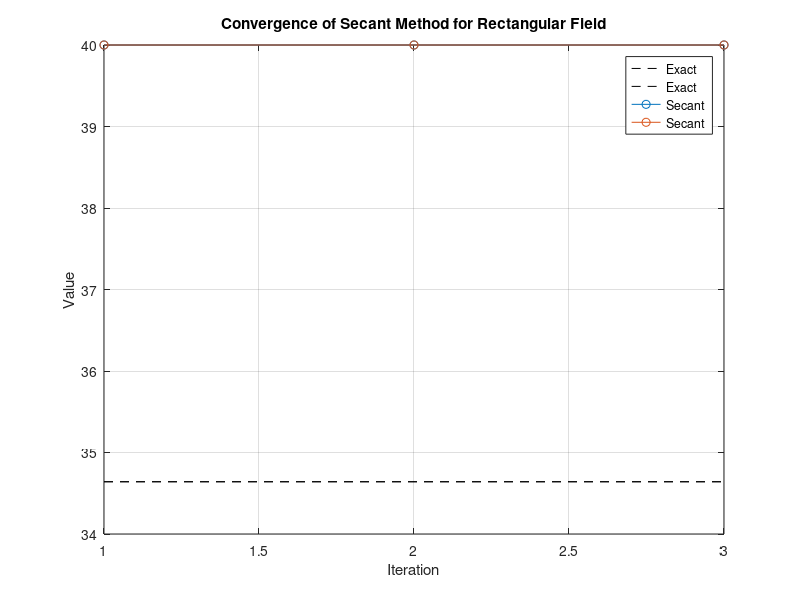
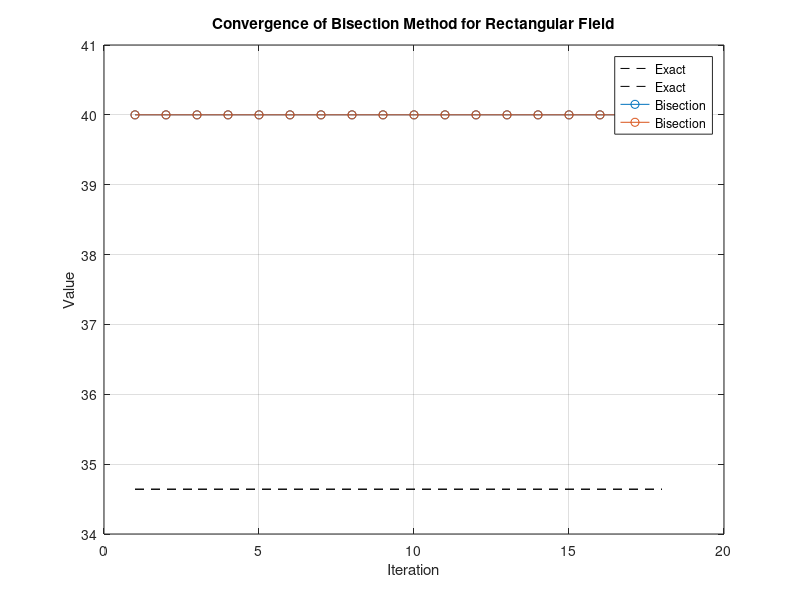

Write MATLAB code to recreate these figures, in order.
function RectangularField
    % Given values
    perimeter_val = 140;
    area_val = 1200;

    % Exact solution
    exact_length = sqrt(area_val);
    exact_width = exact_length;

    fprintf('Exact Length of the rectangular field: %.6f m\n', exact_length);
    fprintf('Exact Width of the rectangular field: %.6f m\n\n', exact_width);

    % Perimeter equation: 2L + 2W = P
    perimeter_eq = @(L, W) 2 * L + 2 * W;

    % Area equation: L*W = A
    area_eq = @(L, W) L * W;

    function [L, W, iterations] = secant_method(f, x0, x1, tol, max_iter)
        for iterations = 1:max_iter
            fx1 = f(x1);
            fx0 = f(x0);
            x_new = x1 - (fx1 * (x1 - x0)) / (fx1 - fx0);
            if abs(x_new - x1) < tol
                break;
            end
            x0 = x1;
            x1 = x_new;
        end
        L = x_new;
        W = x_new;
    end

    function [L, W, iterations] = bisection_method(f, a, b, tol, max_iter)
        for iterations = 1:max_iter
            c = (a + b) / 2;
            if f(a) * f(c) < 0
                b = c;
            else
                a = c;
            end
            if abs(b - a) < tol
                break;
            end
        end
        L = c;
        W = c;
    end

    % Solve using Secant method
    [L_secant, W_secant, iterations_secant] = secant_method(@(L) perimeter_eq(L, 30) - perimeter_val, 0, 100, 1e-3, 100);
    [L_bisection, W_bisection, iterations_bisection] = bisection_method(@(L) perimeter_eq(L, 30) - perimeter_val, 0, 100, 1e-3, 100);

    % Print results
    fprintf('Length of the rectangular field (Secant method): %.6f m\n', L_secant);
    fprintf('Width of the rectangular field (Secant method): %.6f m\n', W_secant);
    fprintf('Number of iterations for Secant method: %d\n\n', iterations_secant);

    fprintf('Length of the rectangular field (Bisection method): %.6f m\n', L_bisection);
    fprintf('Width of the rectangular field (Bisection method): %.6f m\n', W_bisection);
    fprintf('Number of iterations for Bisection method: %d\n\n', iterations_bisection);

    % Calculate errors
    error_length_secant = abs(L_secant - exact_length);
    error_width_secant = abs(W_secant - exact_width);
    error_length_bisection = abs(L_bisection - exact_length);
    error_width_bisection = abs(W_bisection - exact_width);

    fprintf('Error in Length (Secant): %.6f m\n', error_length_secant);
    fprintf('Error in Width (Secant): %.6f m\n\n', error_width_secant);

    fprintf('Error in Length (Bisection): %.6f m\n', error_length_bisection);
    fprintf('Error in Width (Bisection): %.6f m\n\n', error_width_bisection);

    % Plotting
    figure;
    plot(1:iterations_secant+1, [exact_length*ones(1, iterations_secant+1); exact_width*ones(1, iterations_secant+1)], 'k--', 'DisplayName', 'Exact');
    hold on;
    plot(1:iterations_secant+1, [L_secant*ones(1, iterations_secant+1); W_secant*ones(1, iterations_secant+1)], '-o', 'DisplayName', 'Secant');
    xlabel('Iteration');
    ylabel('Value');
    title('Convergence of Secant Method for Rectangular Field');
    legend('Location', 'best');
    grid on;
    hold off;

    figure;
    plot(1:iterations_bisection+1, [exact_length*ones(1, iterations_bisection+1); exact_width*ones(1, iterations_bisection+1)], 'k--', 'DisplayName', 'Exact');
    hold on;
    plot(1:iterations_bisection+1, [L_bisection*ones(1, iterations_bisection+1); W_bisection*ones(1, iterations_bisection+1)], '-o', 'DisplayName', 'Bisection');
    xlabel('Iteration');
    ylabel('Value');
    title('Convergence of Bisection Method for Rectangular Field');
    legend('Location', 'best');
    grid on;
    hold off;
end
